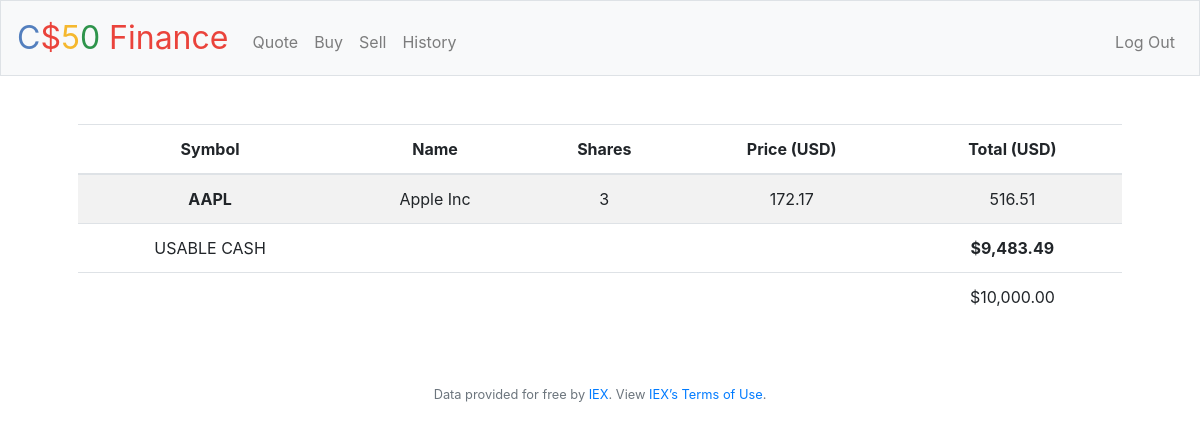
The page / (signed in) on the database its author committed.
### tables this page shows
CREATE TABLE 'transactions' (
 id INTEGER PRIMARY KEY,
 user_id INTEGER NOT NULL,
 name TEXT NOT NULL,
 shares INTEGER NOT NULL,
 price NUMERIC NOT NULL,
 symbol TEXT NOT NULL, 'time'  timestamp DEFAULT CURRENT_TIMESTAMP  ,
 FOREIGN KEY(user_id) REFERENCES users(id)
);

### application.py (the view)
@app.route("/")
@login_required
def index():
    user_id = session["user_id"]
    stocks = db.execute("SELECT symbol, name, price, SUM(shares) as totalShares FROM transactions WHERE user_id = ? GROUP BY symbol", user_id)
    cash = db.execute("SELECT cash FROM users WHERE id = ?", user_id)[0]["cash"]
    total = cash
    for stock in stocks:
        total += stock["price"] * stock["totalShares"]
    return render_template("index.html", stocks=stocks, cash=usd(cash), total=usd(total))

### application.py (called while the page is built)
@app.after_request
def after_request(response):
    response.headers["Cache-Control"] = "no-cache, no-store, must-revalidate"
    response.headers["Expires"] = 0
    response.headers["Pragma"] = "no-cache"
    return response

### helpers.py (called while the page is built)
def login_required(f):
    @wraps(f)
    def decorated_function(*args, **kwargs):
        if session.get("user_id") is None:
            return redirect("/login")
        return f(*args, **kwargs)
    return decorated_function

def usd(value):
    return f"${value:,.2f}"

### templates/index.html (shortened to what this page needs)
{% extends "layout.html" %}
{% block main %}
<table class="table table-striped">
    <thead>
        <tr>
            <th scope="col"> Symbol </th>
            <th scope="col"> Name </th>
            <th scope="col"> Shares </th>
            <th scope="col"> Price (USD) </th>
            <th scope="col"> Total (USD) </th>
        </tr>
    </thead>
    <tbody>
        {% for stock in stocks %}
        <tr>
             <th scope="row"> {{ stock["symbol"] }} </th>
             <td>  {{ stock["name"] }}  </td>
             <td>  {{ stock["totalShares"] }}  </td>
             <td>  {{ stock["price"] }}  </td>
             <td>  {{ stock["totalShares"] * stock["price"] }}  </td>
        </tr>
        {% endfor %}
        <tr>
            <td>USABLE CASH</td>
            <td colspan="3"></td>
            <td><strong> {{ cash }} </strong></td>
        </tr>
    </tbody>
    <tfoot>
        <td colspan="4"></td>
        <td> {{ total }} </td>
    </tfoot>
</table>
{% endblock %}

### rows shown on the page
transactions: symbol "AAPL", name "Apple Inc", totalShares "3", price "172.17", stock "516.51"

### other values the page prints
{{ cash }} "$9,483.49"
{{ total }} "$10,000.00"
